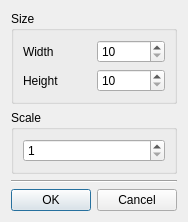
<?xml version="1.0" encoding="UTF-8"?>
<ui version="4.0">
 <class>OptsDialog</class>
 <widget class="QDialog" name="OptsDialog">
  <property name="geometry">
   <rect>
    <x>0</x>
    <y>0</y>
    <width>182</width>
    <height>204</height>
   </rect>
  </property>
  <property name="windowTitle">
   <string>Options</string>
  </property>
  <layout class="QVBoxLayout" name="verticalLayout_3">
   <item>
    <widget class="QGroupBox" name="groupBox">
     <property name="title">
      <string>Size</string>
     </property>
     <layout class="QVBoxLayout" name="verticalLayout_2">
      <item>
       <layout class="QGridLayout" name="gridLayout">
        <item row="0" column="0">
         <widget class="QLabel" name="label">
          <property name="text">
           <string>Width</string>
          </property>
         </widget>
        </item>
        <item row="0" column="1">
         <widget class="QSpinBox" name="m_width">
          <property name="minimum">
           <number>10</number>
          </property>
          <property name="maximum">
           <number>99999</number>
          </property>
         </widget>
        </item>
        <item row="1" column="0">
         <widget class="QLabel" name="label_2">
          <property name="text">
           <string>Height</string>
          </property>
         </widget>
        </item>
        <item row="1" column="1">
         <widget class="QSpinBox" name="m_height">
          <property name="minimum">
           <number>10</number>
          </property>
          <property name="maximum">
           <number>99999</number>
          </property>
         </widget>
        </item>
       </layout>
      </item>
     </layout>
    </widget>
   </item>
   <item>
    <widget class="QGroupBox" name="groupBox_2">
     <property name="title">
      <string>Scale</string>
     </property>
     <layout class="QVBoxLayout" name="verticalLayout">
      <item>
       <widget class="QSpinBox" name="m_scale">
        <property name="minimum">
         <number>1</number>
        </property>
        <property name="maximum">
         <number>30</number>
        </property>
       </widget>
      </item>
     </layout>
    </widget>
   </item>
   <item>
    <spacer name="verticalSpacer">
     <property name="orientation">
      <enum>Qt::Vertical</enum>
     </property>
     <property name="sizeHint" stdset="0">
      <size>
       <width>20</width>
       <height>0</height>
      </size>
     </property>
    </spacer>
   </item>
   <item>
    <widget class="Line" name="line">
     <property name="orientation">
      <enum>Qt::Horizontal</enum>
     </property>
    </widget>
   </item>
   <item>
    <layout class="QHBoxLayout" name="horizontalLayout">
     <item>
      <spacer name="horizontalSpacer">
       <property name="orientation">
        <enum>Qt::Horizontal</enum>
       </property>
       <property name="sizeHint" stdset="0">
        <size>
         <width>40</width>
         <height>20</height>
        </size>
       </property>
      </spacer>
     </item>
     <item>
      <widget class="QDialogButtonBox" name="m_btns">
       <property name="standardButtons">
        <set>QDialogButtonBox::Cancel|QDialogButtonBox::Ok</set>
       </property>
      </widget>
     </item>
    </layout>
   </item>
  </layout>
 </widget>
 <resources/>
 <connections>
  <connection>
   <sender>m_btns</sender>
   <signal>accepted()</signal>
   <receiver>OptsDialog</receiver>
   <slot>accept()</slot>
   <hints>
    <hint type="sourcelabel">
     <x>186</x>
     <y>87</y>
    </hint>
    <hint type="destinationlabel">
     <x>139</x>
     <y>54</y>
    </hint>
   </hints>
  </connection>
  <connection>
   <sender>m_btns</sender>
   <signal>rejected()</signal>
   <receiver>OptsDialog</receiver>
   <slot>reject()</slot>
   <hints>
    <hint type="sourcelabel">
     <x>186</x>
     <y>87</y>
    </hint>
    <hint type="destinationlabel">
     <x>139</x>
     <y>54</y>
    </hint>
   </hints>
  </connection>
 </connections>
</ui>
